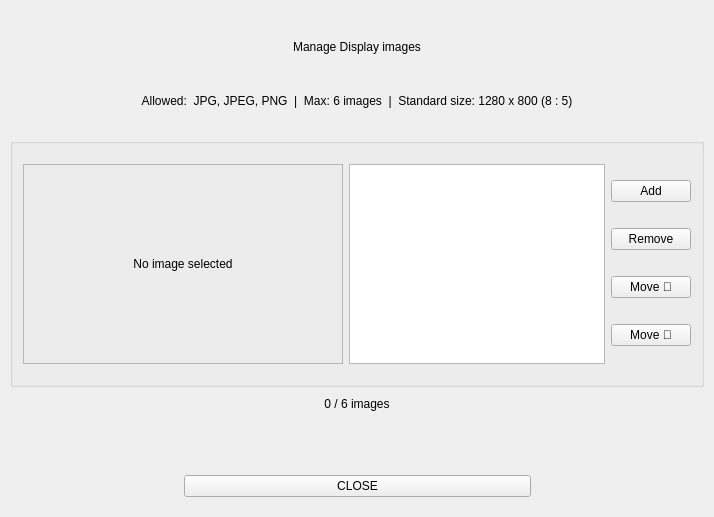
     <widget class="QWidget" name="tabScreen2">
      <attribute name="title">
       <string>SCREEN 2 ADS</string>
      </attribute>
      <layout class="QVBoxLayout" name="tabScreen2Layout">
       <property name="spacing">
        <number>10</number>
       </property>
       <property name="leftMargin">
        <number>10</number>
       </property>
       <property name="topMargin">
        <number>20</number>
       </property>
       <property name="rightMargin">
        <number>10</number>
       </property>
       <property name="bottomMargin">
        <number>10</number>
       </property>
       <item>
        <spacer name="verticalSpacer_5">
         <property name="orientation">
          <enum>Qt::Vertical</enum>
         </property>
         <property name="sizeType">
          <enum>QSizePolicy::Fixed</enum>
         </property>
         <property name="sizeHint" stdset="0">
          <size>
           <width>20</width>
           <height>20</height>
          </size>
         </property>
        </spacer>
       </item>
       <item>
        <widget class="QLabel" name="screen2HeaderLabel2">
         <property name="text">
          <string>Manage Display images</string>
         </property>
         <property name="alignment">
          <set>Qt::AlignCenter</set>
         </property>
        </widget>
       </item>
       <item>
        <spacer name="verticalSpacer_4">
         <property name="orientation">
          <enum>Qt::Vertical</enum>
         </property>
         <property name="sizeType">
          <enum>QSizePolicy::Fixed</enum>
         </property>
         <property name="sizeHint" stdset="0">
          <size>
           <width>20</width>
           <height>30</height>
          </size>
         </property>
        </spacer>
       </item>
       <item>
        <widget class="QLabel" name="screen2RulesLabel">
         <property name="text">
          <string>Allowed:  JPG, JPEG, PNG  |  Max: 6 images  |  Standard size: 1280 x 800 (8 : 5)</string>
         </property>
         <property name="alignment">
          <set>Qt::AlignCenter</set>
         </property>
         <property name="wordWrap">
          <bool>true</bool>
         </property>
        </widget>
       </item>
       <item>
        <spacer name="verticalSpacer_3">
         <property name="orientation">
          <enum>Qt::Vertical</enum>
         </property>
         <property name="sizeType">
          <enum>QSizePolicy::Fixed</enum>
         </property>
         <property name="sizeHint" stdset="0">
          <size>
           <width>20</width>
           <height>20</height>
          </size>
         </property>
        </spacer>
       </item>
       <item>
        <widget class="QGroupBox" name="screen2GroupBox">
         <property name="maximumSize">
          <size>
           <width>16777215</width>
           <height>340</height>
          </size>
         </property>
         <property name="title">
          <string/>
         </property>
         <property name="alignment">
          <set>Qt::AlignLeading|Qt::AlignLeft|Qt::AlignVCenter</set>
         </property>
         <layout class="QHBoxLayout" name="imagesLayout" stretch="1,0,1">
          <property name="leftMargin">
           <number>10</number>
          </property>
          <property name="topMargin">
           <number>20</number>
          </property>
          <property name="rightMargin">
           <number>10</number>
          </property>
          <property name="bottomMargin">
           <number>20</number>
          </property>
          <item>
           <widget class="QLabel" name="screen2PreviewLabel">
            <property name="minimumSize">
             <size>
              <width>320</width>
              <height>200</height>
             </size>
            </property>
            <property name="maximumSize">
             <size>
              <width>16777215</width>
              <height>220</height>
             </size>
            </property>
            <property name="frameShape">
             <enum>QFrame::StyledPanel</enum>
            </property>
            <property name="frameShadow">
             <enum>QFrame::Sunken</enum>
            </property>
            <property name="text">
             <string>No image selected</string>
            </property>
            <property name="scaledContents">
             <bool>false</bool>
            </property>
            <property name="alignment">
             <set>Qt::AlignCenter</set>
            </property>
           </widget>
          </item>
          <item>
           <widget class="QListWidget" name="screen2ListWidget">
            <property name="minimumSize">
             <size>
              <width>100</width>
              <height>0</height>
             </size>
            </property>
            <property name="maximumSize">
             <size>
              <width>16777215</width>
              <height>220</height>
             </size>
            </property>
            <property name="contextMenuPolicy">
             <enum>Qt::CustomContextMenu</enum>
            </property>
            <property name="iconSize">
             <size>
              <width>224</width>
              <height>140</height>
             </size>
            </property>
            <property name="textElideMode">
             <enum>Qt::ElideRight</enum>
            </property>
            <property name="movement">
             <enum>QListView::Static</enum>
            </property>
            <property name="flow">
             <enum>QListView::LeftToRight</enum>
            </property>
            <property name="resizeMode">
             <enum>QListView::Adjust</enum>
            </property>
            <property name="spacing">
             <number>10</number>
            </property>
            <property name="gridSize">
             <size>
              <width>224</width>
              <height>140</height>
             </size>
            </property>
            <property name="viewMode">
             <enum>QListView::IconMode</enum>
            </property>
            <property name="uniformItemSizes">
             <bool>true</bool>
            </property>
            <property name="wordWrap">
             <bool>true</bool>
            </property>
           </widget>
          </item>
          <item>
           <layout class="QVBoxLayout" name="screen2BtnLayout" stretch="1,1,1,1">
            <property name="spacing">
             <number>10</number>
            </property>
            <item>
             <widget class="QPushButton" name="addScreen2Btn">
              <property name="text">
               <string>Add</string>
              </property>
             </widget>
            </item>
            <item>
             <widget class="QPushButton" name="removeScreen2Btn">
              <property name="text">
               <string>Remove</string>
              </property>
             </widget>
            </item>
            <item>
             <widget class="QPushButton" name="upScreen2Btn">
              <property name="text">
               <string>Move 🔼</string>
              </property>
             </widget>
            </item>
            <item>
             <widget class="QPushButton" name="downScreen2Btn">
              <property name="text">
               <string>Move 🔽</string>
              </property>
             </widget>
            </item>
           </layout>
          </item>
         </layout>
        </widget>
       </item>
       <item>
        <widget class="QLabel" name="screen2CountLabel">
         <property name="text">
          <string>0 / 6 images</string>
         </property>
         <property name="alignment">
          <set>Qt::AlignCenter</set>
         </property>
        </widget>
       </item>
       <item>
        <spacer name="verticalSpacer_11">
         <property name="orientation">
          <enum>Qt::Vertical</enum>
         </property>
         <property name="sizeType">
          <enum>QSizePolicy::Fixed</enum>
         </property>
         <property name="sizeHint" stdset="0">
          <size>
           <width>20</width>
           <height>15</height>
          </size>
         </property>
        </spacer>
       </item>
       <item>
        <widget class="QLabel" name="screen2StatusLabel">
         <property name="text">
          <string/>
         </property>
         <property name="alignment">
          <set>Qt::AlignCenter</set>
         </property>
        </widget>
       </item>
       <item>
        <spacer name="verticalSpacer_21">
         <property name="orientation">
          <enum>Qt::Vertical</enum>
         </property>
         <property name="sizeType">
          <enum>QSizePolicy::Fixed</enum>
         </property>
         <property name="sizeHint" stdset="0">
          <size>
           <width>20</width>
           <height>15</height>
          </size>
         </property>
        </spacer>
       </item>
       <item>
        <layout class="QHBoxLayout" name="screen2_actionBtns" stretch="1,2,1">
         <property name="spacing">
          <number>10</number>
         </property>
         <item>
          <spacer name="horizontalSpacer_screen2ActionLeft">
           <property name="orientation">
            <enum>Qt::Horizontal</enum>
           </property>
           <property name="sizeType">
            <enum>QSizePolicy::Expanding</enum>
           </property>
           <property name="sizeHint" stdset="0">
            <size>
             <width>40</width>
             <height>20</height>
            </size>
           </property>
          </spacer>
         </item>
         <item>
          <widget class="QPushButton" name="btnScreen2Cancel">
           <property name="text">
            <string>CLOSE</string>
           </property>
          </widget>
         </item>
         <item>
          <spacer name="horizontalSpacer_screen2ActionRight">
           <property name="orientation">
            <enum>Qt::Horizontal</enum>
           </property>
           <property name="sizeType">
            <enum>QSizePolicy::Expanding</enum>
           </property>
           <property name="sizeHint" stdset="0">
            <size>
             <width>40</width>
             <height>20</height>
            </size>
           </property>
          </spacer>
         </item>
        </layout>
       </item>
       <item>
        <spacer name="verticalSpacer_20">
         <property name="orientation">
          <enum>Qt::Vertical</enum>
         </property>
         <property name="sizeHint" stdset="0">
          <size>
           <width>20</width>
           <height>10</height>
          </size>
         </property>
        </spacer>
       </item>
      </layout>
     </widget>
